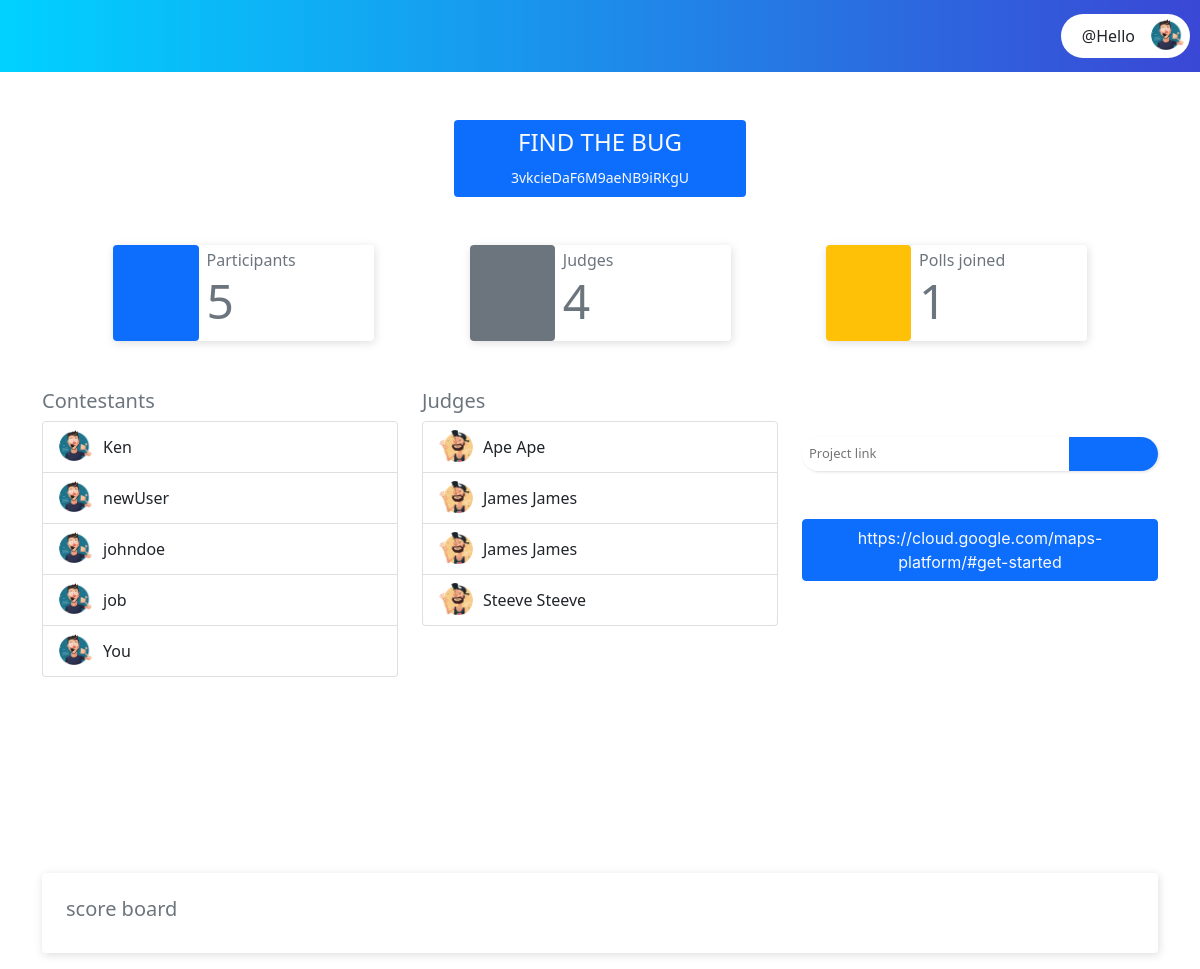
Page /participants/en/dashboard/poll/3vkcieDaF6M9aeNB9iRKgU/ (signed in) on the earlier database version.
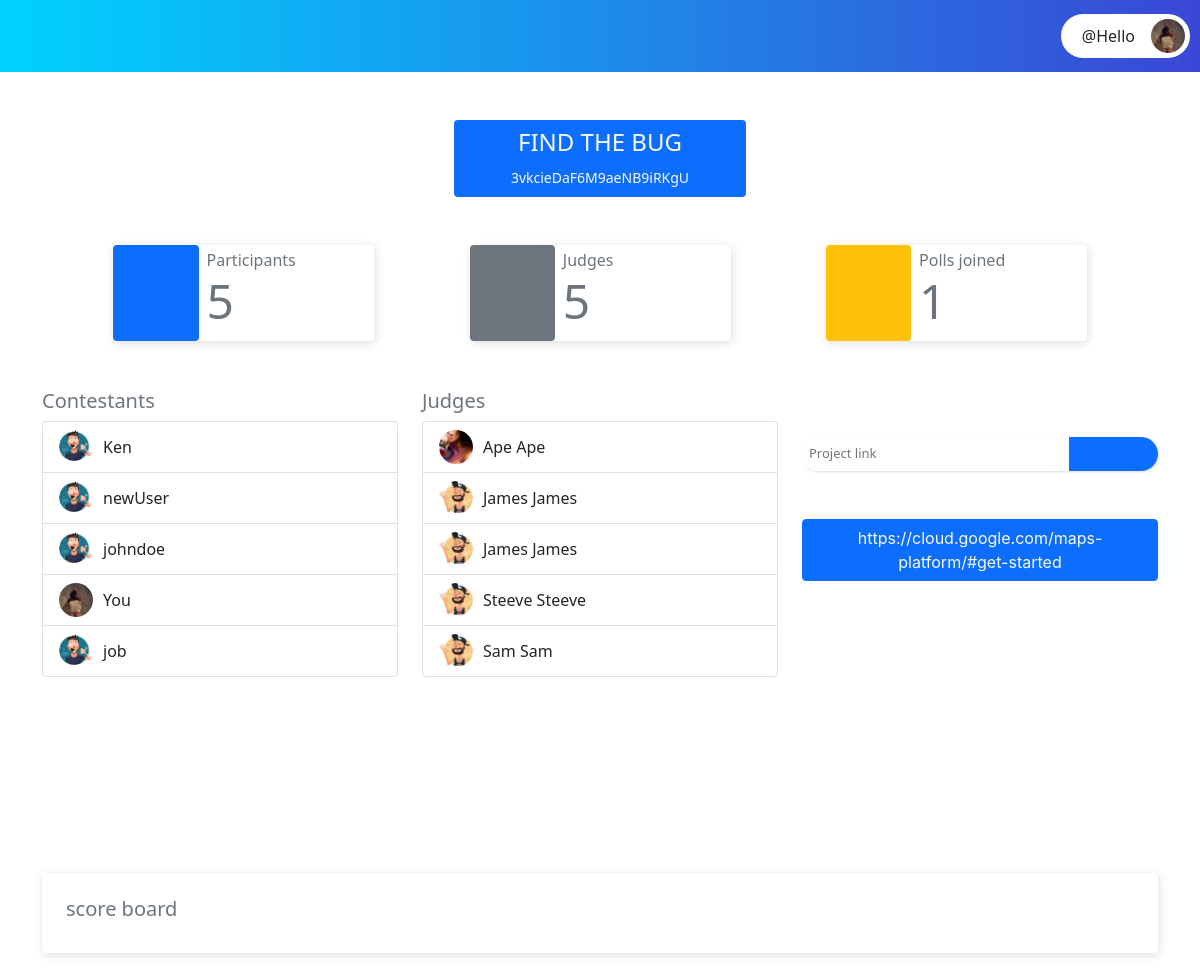
Same page on the later database version.
### core/models.py (models this page shows, shortened)
class CustomUser(AbstractUser):
    GENDER = [
        ('Male', 'Male'),
        ('Female', 'Female'),
    ]
    id =  models.UUIDField(unique=True, primary_key=True, default=uuid.uuid4, editable=False)
    email = models.EmailField(unique=True)
    gender = models.CharField(max_length=6, choices=GENDER, default=GENDER[0])
    dob = models.DateField(null=True)
    is_participant = models.BooleanField(default=False)
    is_judge = models.BooleanField(default=False)
    is_admin = models.BooleanField(default=False)

### participants/models.py (models this page shows, shortened)
class Participant(models.Model):
    STACKS = [
        ('FrontEnd', 'FrontEnd'),
        ('BackEnd', 'BackEnd'),
        ('FullStack', 'FullStack'),
    ]
    id = models.UUIDField(default=uuid.uuid4, unique=True, editable=False, primary_key=True)
    user = models.OneToOneField(CustomUser, on_delete=models.CASCADE)
    image = models.ImageField(default="participant_image.png", upload_to="participant_profile_images")
    stack = models.CharField(max_length=30, choices=STACKS, default=STACKS[0])

class ParticipantPolls(models.Model):
    id = models.UUIDField(default=uuid.uuid4, unique=True, editable=False, primary_key=True)
    polls = models.ForeignKey(Polls, on_delete=models.CASCADE)
    project_link = models.CharField(max_length=100, blank=True, default='')
    participant = models.ForeignKey(Participant, on_delete=models.CASCADE)
    vote_count = models.PositiveIntegerField(default=0)
    is_uploaded = models.BooleanField(default=False)
    total_rating = models.PositiveIntegerField(default=0, blank=True, help_text="total nuber of rating")
    timestamp = models.DateTimeField(auto_now=timezone.now)
    class Meta:
        ordering = ['-total_rating']

### judges/models.py (models this page shows, shortened)
class JudgesPoll(models.Model):
    id = models.UUIDField(default=uuid.uuid4, unique=True, editable=False, primary_key=True)
    polls = models.ForeignKey(Polls, on_delete=models.CASCADE)
    judge = models.ForeignKey(JudgeProfile, on_delete=models.CASCADE)
    voted_participant = models.ForeignKey(ParticipantPolls, on_delete=models.CASCADE, null=True, blank=True, editable=False)
    rating = models.PositiveIntegerField(default=1)
    is_voted = models.BooleanField(default=False)
    timestamp = models.DateTimeField(auto_now=timezone.now)

class JudgeProfile(models.Model):
    QUALIFICATION = [
        ('ND', 'ND'),
        ('HND', 'HND'),
        ('BSC', 'BSC'),
        ('MSc', 'MSc'),
        ('Phd', 'Phd'),
    ]
    id = models.UUIDField(default=uuid.uuid4, unique=True, editable=False, primary_key=True)
    user = models.OneToOneField(CustomUser, on_delete=models.CASCADE)
    profile_picture = models.ImageField(upload_to="judges_profile_picture.png", default="profile.png")
    educational_qualification = models.CharField(max_length=20, choices=QUALIFICATION)

### participants/views.py (the view)
# urls.py: path('dashboard/poll/<poll_address>/', ParticipantPollsDashboard.as_view(), name='participant_poll'),
class ParticipantPollsDashboard(LoginRequiredMixin, TemplateView):
    template_name = "participants/polls_dashboard.html"
    def get_context_data(self, **kwargs: Any) -> Dict[str, Any]:
        context = super().get_context_data(**kwargs)
        poll_address = kwargs.get('poll_address')
        current_poll = get_object_or_404(Polls, address=poll_address)
        participant = Participant.objects.get(user=self.request.user)
        all_participants = ParticipantPolls.objects.filter(polls=current_poll)
        participant_poll = ParticipantPolls.objects.get(
            participant=participant,
            polls=current_poll
        )
        judges = JudgesPoll.objects.filter(polls=current_poll)
        context['participants'] = all_participants
        context['polls'] = ParticipantPolls.objects.filter(participant=participant)
        context['current_poll'] = current_poll
        context['poll_address'] = poll_address
        context['judges'] = judges
        context['participant_poll'] = participant_poll
        return context

### participants/templates/participants/polls_dashboard.html (shortened to what the changed rows need)
{% extends 'participants/dashboard.html' %}
{% load static %}
{% block dashboard_content %}
            <div class="main-content p-3 mt-4">
                <div class="db-banner-wrapper container mt-5">
                    <div class="row justify-content-evenly align-items-center">
                        <div class="col-sm-12 col-md-3">
                            <div class="card shadow-card">
                                <div class="card-content">
                                    <div class="d-flex align-items-center">
                                        <div class="card-text px-2 text-muted">
                                            <h6">Judges</h6>
                                                <h3 class="font-weight-bold display-5">{{  judges.count }}</h3>
                                        </div>
                                    </div>
                                </div>
                            </div>
                        </div>
                    </div>
                </div>
                <div class="participant-list-wrapper mt-5 pb-5 container">
                    <div class="row justify-content-even">
                        <div class="col-sm-12 col-md-4">
                            <ul class="list-group participant-list ">
                                {% for users in participants %}
                                <li class="list-group-item">
                                    <div class="d-flex align-items-center">
                                        {% if user.username == users.participant.user.username %}
                                        <div class="p-image">
                                            <img src="{{ user.participant.image.url }}" alt="participant profile image ">
                                        </div>
                                        <div class="p-text">
                                            <span>You</span>
                                        </div>
                                        {% else %}
                                        <div class="d-flex align-items-center">
                                            <div class="p-image">
                                                <img src="{{ users.participant.image.url }}" alt="participant profile image ">
                                            </div>
                                            <div class="p-text">
                                                <span>{{ users.participant.user.username}}</span>
                                            </div>
                                        {% endif %}
                                    </div>
                                </li>
                                {% endfor %}
                            </ul>
                        </div>
                        <div class="col-sm-12 col-md-4">
                            <ul class="list-group participant-list">
                                {% for judge in judges %}
                                <li class="list-group-item">
                                    <div class="d-flex align-items-center">
                                        <div class="p-image">
                                            <img src="{{ judge.judge.profile_picture.url }}" alt="judge profile picture">
                                        </div>
                                        <div class="p-text">
                                            <span>{{ judge.judge.user.first_name }} {{ judge.judge.user.first_name }} </span>
                                        </div>
                                    </div>
                                </li>
                                {% empty %}
                                <li class="list-group-item">
                                    <span class="text-muted text-center">No judges for this poll</span>
                                </li>
                                {% endfor %}
                            </ul>
                        </div>
                        <div class="col-sm-12 col-md-4">
                            <div class="upload-link">
                                <form method="POST" id="projectLinkForm">
                                    <div class="ads-input-wrapper d-flex my-5">
                                        <input type="text" name="projectLink" id="projectLink" placeholder="Project link" {% if current_poll.is_uploaded %}disabled{% endif %}>
                                        <button type="submit" id="join-btn" class="bg-primary">
                                        </button>
                                    </div>
                                    {% if participant_poll.is_uploaded %}
                                    <p class="text-center text-light btn btn-primary apple-font">
                                        {{ participant_poll.project_link }}
                                    </p>
                                    {% else %}
                                    <p class="text-muted apple-font">
                                        You have not uploaded any link
                                    </p>
                                    {% endif %}
                                </form>
                            </div>
                        </div>
                    </div>
                </div>
            </div>
{% endblock %}

### participants/templates/participants/dashboard.html (shortened to what this page needs)
{% extends 'core/base.html' %}
{% load static %}
{% load crispy_forms_tags %}
{% block content %}
<div id="main">
    <header>
        <div class="header-content">
            <div class="d-flex justify-content-between align-items-center pl-4 pr-4">
                <div class="menu-btn-container">
                    <button class="menu-btn" onclick="openNav()"><i class="fa fa-bars"></i></button>
                </div>
                <div class="header-controls">
                    {% if user.is_participant %}
                    <a href="{% url 'participant_dashboard' %}" class="text-light"><i class="fa fa-home"></i></a>
                    <a href="{% url 'participant_profile' %}" class="text-light mx-3"><i class="fa fa-user"></i></a>
                    {% elif user.is_judge %}
                    <a href="{% url 'judges_dashboard' %}" class="text-light"><i class="fa fa-home"></i></a>
                    <a href="{% url 'judges_profile' %}" class="text-light mx-3"><i class="fa fa-user"></i></a>
                    {% endif %}
                    <a href="{% url 'logout' %}" class="text-danger ml-3"><i class="fa fa-sign-out-alt"></i></a>
                </div>
                <div class="avatar d-flex align-items-center profile_btn ">
                    <button class="d-flex align-items-center justify-content-center" id="toggleProfile"
                        data-toggle="false">
                        <span class="text-dark mx-3"> @{{ user.username }}</span>
                        <div class="p-image">
                            {% if user.is_participant %}
                            <img src="{{ user.participant.image.url }}" alt="participant_image">
                            {% elif user.is_judge %}
                            <img src="{{ user.judgeprofile.profile_picture.url }}" alt="judges_profile">
                            {% endif %}
                        </div>
                    </button>
                </div>
            </div>
        </div>
    </header>
    <main>
        <div class="main-wrapper">
            <div class="d-flex">
                {% block dashboard_content %}{% endblock %}
            </div>
        </div>
    </main>
</div>
{% endblock %}

Differences in the rows shown:
changed CustomUser "Hello": participant.image: a different picture
changed ParticipantPolls "https://cloud.google.com/maps-platform/#get-started": participant.image: a different picture; moves up the list
changed through a linked row, JudgesPoll "Ape": judge.profile_picture: picture added in place of a placeholder
added JudgesPoll: judge.profile_picture (placeholder picture), judge.user.first_name "Sam"
Other differences:
{{ judges.count }}: "4" → "5"
